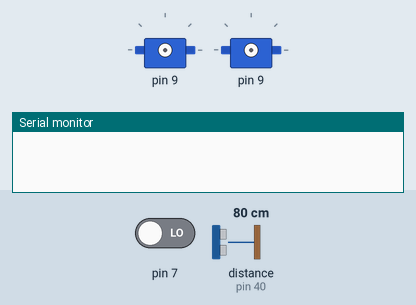
Bench run of a sketch on a simulated Arduino Mega 2560, built with avr-gcc and run on an emulated ATmega2560. Parts: 2 × servo, the last lines printed to the serial monitor. Wiring (inferred from the names in the program): ultrasonic range finder: trigger pin 38; echo pin 40. Inputs (shaded band) come from the test bench; at power-on: distance to the obstacle (sensor on pin 40) 80 cm, pin 7 LOW. The echo pulse lasts 58.3 µs per cm.

Above: at 1.2 s.
1.3 s: distance to the obstacle (sensor on pin 40) set to 9 cm
2.8 s: distance to the obstacle (sensor on pin 40) set to 6 cm
At 5.5 s:
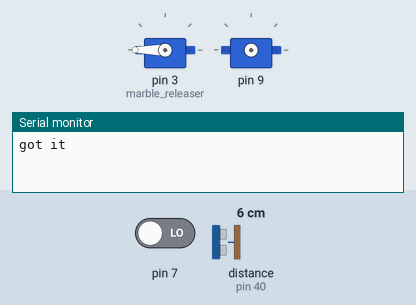
At 8.7 s:
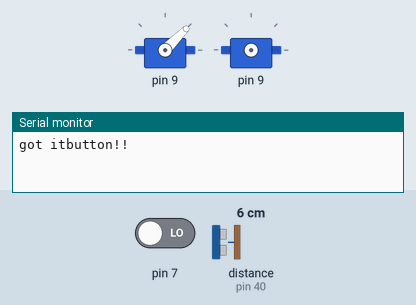
Timing chart, 0 to 10.2 s (numbered marks = the images above; inputs shaded):
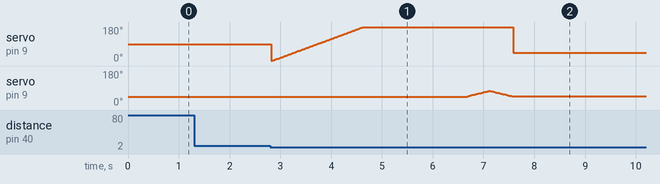

The sketch:

rubeLCD.ino
```cpp
#include <Servo.h>
// Jesse made his code look nice in this header
#include "servo2button.h"

const int pingPin = 38; // Trigger Pin of Ultrasonic Sensor
const int echoPin = 40; // Echo Pin of Ultrasonic Sensor

// Cass is this lazy right now
int one_time_please = 0;
int otherButton = 0;
int oneTwo = 0;

// Convert microseconds to inches
long microsecondsToInches(long microseconds)
{
   return microseconds / 74 / 2;
}

void setup()
{

  // Starting Serial Terminal
  Serial.begin(9600);
  // imput pin for button that Cassidys arduino will detect
  pinMode(7, INPUT);

}

void loop()
{
long duration, inches;
// ultrasonic sensor pins
   pinMode(pingPin, OUTPUT);
   digitalWrite(pingPin, LOW);
   delayMicroseconds(2);
   digitalWrite(pingPin, HIGH);
   delayMicroseconds(10);
   digitalWrite(pingPin, LOW);
   pinMode(echoPin, INPUT);
   duration = pulseIn(echoPin, HIGH);
   inches = microsecondsToInches(duration);
    // when object is this close the servo motor will lift wrestler to release marbles
   if(inches <= 2 && one_time_please == 0)
   {
    // we are in a loop here and don't really want to set off the motor everytime just the first time
    // this is lazy don't be like me
    one_time_please = 1;

    Servo marble_releaser;
    marble_releaser.attach (3);

    delay(10);
    // debug
    Serial.print("got it");
    delay(1);

int pos = 0;
for(pos = 0; pos < 180; pos++)
{
  marble_releaser.write(pos);
delay(10);
}
  for(pos = 180; pos > 0; pos--)
{
  marble_releaser.write(pos);
delay(10);
marble_releaser.detach();
}
// yay our marbles activated the button!
if(digitalRead(7)== LOW)
{
  // also lazy here. Could use debounce but delay 200 kinda works a little
  delay(200);
  // debug
Serial.print("button!!");
// so lazy to activate other button that jesse's arduino will be waiting to read
otherButton = 1;
delay(10);

}
// first button set second button and we want this to only be true one time on our end.
if(otherButton == 1 && oneTwo == 0)
{
    oneTwo = 1;
    ServoControl *jesse = new ServoControl(9);
    // push the button!
    jesse->Trigger();

}


}
}
```

servo2button.h
```cpp
#include <Servo.h>

class Button {
  public:
    Button(const int pin);
    bool Pressed();
  private:
    int pin;
    int buttonState;             // the current reading from the input pin
    int lastButtonState = LOW;   // the previous reading from the input pin
    long lastDebounceTime = 0;  // the last time the output pin was toggled
    long debounceDelay = 50;    // the debounce time; increase if the output flickers
};

Button::Button(const int pin){
  pinMode(pin, INPUT);
  this->pin = pin;
}

bool Button::Pressed(){
  bool return_val = false;

  // read the state of the switch into a local variable:
  int reading = digitalRead(this->pin);

  // check to see if you just pressed the button
  // (i.e. the input went from LOW to HIGH),  and you've waited
  // long enough since the last press to ignore any noise:

  // If the switch changed, due to noise or pressing:
  if (reading != this->lastButtonState) {
    // reset the debouncing timer
    this->lastDebounceTime = millis();
  }

  if ((millis() - this->lastDebounceTime) > this->debounceDelay) {
    // whatever the reading is at, it's been there for longer
    // than the debounce delay, so take it as the actual current state:

    // if the button state has changed:
    if (reading != this->buttonState) {
      this->buttonState = reading;

      // only toggle the LED if the new button state is HIGH
      if (this->buttonState == HIGH) {
        return_val = true;
      }
    }
  }

  // save the reading.  Next time through the loop,
  // it'll be the lastButtonState:
  this->lastButtonState = reading;

  return return_val;
}

class ServoControl {
  public:
    ServoControl(const int pin);
    void Trigger();
  private:
    Servo myservo;
    int pos;
};

ServoControl::ServoControl(const int pin){
  this->myservo.attach(pin);
  this->pos = 45;
  this->myservo.write(this->pos);
}

void ServoControl::Trigger(){
  for(this->pos = 45; this->pos <= 75; this->pos += 1) // goes from 45 degrees to 75 degrees
  {                                  // in steps of 1 degree
    this->myservo.write(this->pos);  // tell servo to go to position in variable 'pos'
    delay(15);                       // waits 15ms for the servo to reach the position
  }
  for(this->pos = 75; this->pos >= 45; this->pos -= 1) // goes from 45 degrees to 75 degrees
  {                                  // in steps of 1 degree
    this->myservo.write(this->pos);  // tell servo to go to position in variable 'pos'
    delay(15);                       // waits 15ms for the servo to reach the position
  }
}
```

Measured:
- the behaviour switches between 8 and 7 cm on distance to the obstacle (sensor on pin 40) (found by bisection; images 0 and 1)
- after the input at 1.3 s, every drawn part: stays the same
- after the input at 2.8 s, servo on pin 9: rises from 45° to 75° in 0.42 s, then falls to 46° in 0.45 s
